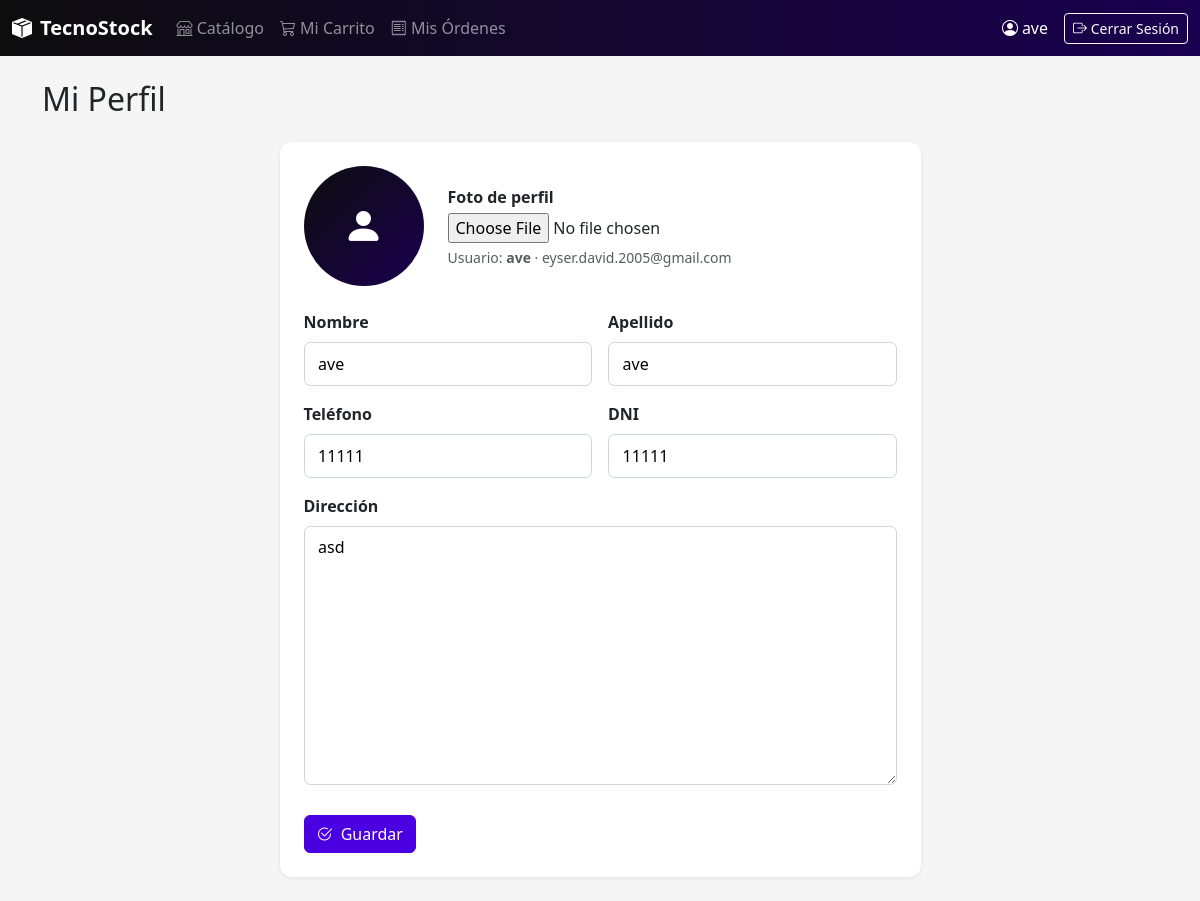
/shop/perfil/ (signed in), run on the app's committed database.
### shop/models.py (models this page shows, shortened)
class PerfilCliente(models.Model):
    user = models.OneToOneField(User, on_delete=models.CASCADE, related_name='perfil')
    first_name = models.CharField(max_length=100, blank=True)
    last_name = models.CharField(max_length=100, blank=True)
    phone = models.CharField(max_length=20, blank=True)
    address = models.TextField(blank=True)
    dni = models.CharField(max_length=20, blank=True)
    avatar = models.ImageField(upload_to='avatars/', null=True, blank=True)

### shop/views.py (the view, shortened to what this page needs)
# urls.py: path('perfil/', views.PerfilView.as_view(), name='perfil'),
class PerfilView(LoginRequiredMixin, UpdateView):
    model = PerfilCliente
    fields = ['first_name', 'last_name', 'phone', 'address', 'dni', 'avatar']
    template_name = 'shop/perfil.html'
    success_url = reverse_lazy('shop:perfil')
    def get_object(self):
        return self.request.user.perfil

### billing/context_processors.py (called while the page is built)
def notifications_processor(request):
    if request.user.is_authenticated:
        from .views import get_notifications, get_unread_notifications_count
        notifications = get_notifications(request.user)
        return {
            'notifications': notifications,
            'notifications_count': get_unread_notifications_count(request.user, request),
        }
    return {'notifications': [], 'notifications_count': 0}

### billing/views.py (called while the page is built, shortened)
def get_notifications(user):
    notifications = []
    is_admin = user.is_superuser or user.groups.filter(name='Administrador').exists()
    is_vendedor = user.groups.filter(name='Vendedor').exists()
    is_analista = user.groups.filter(name='Analista de Compras').exists()
    if not (is_admin or is_vendedor or is_analista):
        return notifications

def get_unread_notifications_count(user, request):
    notifications = get_notifications(user)
    leidas = set(request.session.get('notif_leidas', []))
    return sum(1 for n in notifications if _notification_key(n) not in leidas)

### security/templatetags/security_tags.py (called while the page is built)
@register.filter(name='has_group')
def has_group(user, group_name):
    if not user.is_authenticated:
        return False
    if user.is_superuser:      # el superusuario ve todo
        return True
    return user.groups.filter(name=group_name).exists()

### shop/context_processors.py (called while the page is built)
def cart(request):
    items = request.session.get('cart', {})
    count = sum(item.get('quantity', 0) for item in items.values())
    return {'cart_items_count': count}

### shop/templates/shop/perfil.html (shortened to what this page needs)
{% extends 'shop/base_shop.html' %}
{% load static %}
{% block content %}
<h2 class="mb-4">Mi Perfil</h2>
<div class="row justify-content-center">
  <div class="col-lg-7">
    <div class="card perfil-card">
      <div class="card-body p-4">
        <form method="post" enctype="multipart/form-data" id="perfilForm">
          <div class="d-flex align-items-center gap-4 mb-4">
            {% if object.avatar %}
            <img src="{{ object.avatar.url }}" alt="Avatar" class="avatar-preview" id="avatarPreview">
            {% else %}
            <div class="avatar-placeholder" id="avatarPlaceholder">
              <i class="bi bi-person-fill"></i>
            </div>
            {% endif %}
            <div>
              <label class="form-label fw-semibold d-block mb-1">Foto de perfil</label>
              {{ form.avatar }}
              <div class="form-text">Usuario: <strong>{{ user.username }}</strong> &middot; {{ user.email }}</div>
            </div>
          </div>
          <div class="row g-3">
            <div class="col-md-6">
              <label class="form-label fw-semibold">Nombre</label>
              {{ form.first_name }}
            </div>
            <div class="col-md-6">
              <label class="form-label fw-semibold">Apellido</label>
              {{ form.last_name }}
            </div>
            <div class="col-md-6">
              <label class="form-label fw-semibold">Teléfono</label>
              {{ form.phone }}
            </div>
            <div class="col-md-6">
              <label class="form-label fw-semibold">DNI</label>
              {{ form.dni }}
            </div>
            <div class="col-12">
              <label class="form-label fw-semibold">Dirección</label>
              {{ form.address }}
            </div>
          </div>
          <div class="mt-4">
            <button type="submit" class="btn btn-primary">
              <i class="bi bi-check2-circle me-1"></i> Guardar
            </button>
          </div>
        </form>
      </div>
    </div>
  </div>
</div>
{% endblock %}

### shop/templates/shop/base_shop.html (shortened to what this page needs)
{% load security_tags %}
{% load static %}
<!DOCTYPE html>
<html lang="es">
<head>
  <link href="https://cdn.jsdelivr.net/npm/bootstrap@5.3.0/dist/css/bootstrap.min.css" rel="stylesheet">
  <link href="https://cdn.jsdelivr.net/npm/bootstrap-icons@1.11.3/font/bootstrap-icons.css" rel="stylesheet">
  <link href="{% static 'css/theme.css' %}" rel="stylesheet">
</head>
<body>
<nav class="navbar navbar-expand-lg navbar-dark" style="background: linear-gradient(90deg, #0D0D0D, #1a0050);">
  <div class="container-fluid">
    <a class="navbar-brand fw-bold d-flex align-items-center gap-2" href="{% url 'shop:catalog' %}">
      <i class="bi bi-box-seam-fill"></i> TecnoStock
    </a>
    <div class="collapse navbar-collapse" id="shopNavbar">
      <ul class="navbar-nav me-auto mb-2 mb-lg-0">
        <li class="nav-item">
          <a class="nav-link {% if request.resolver_match.url_name == 'catalog' %}active{% endif %}" href="{% url 'shop:catalog' %}">
            <i class="bi bi-shop"></i> Catálogo
          </a>
        </li>
        {% if user.is_authenticated %}
        <li class="nav-item">
          <a class="nav-link {% if request.resolver_match.url_name == 'cart' %}active{% endif %}" href="{% url 'shop:cart' %}">
            <i class="bi bi-cart3"></i> Mi Carrito
          </a>
        </li>
        <li class="nav-item">
          <a class="nav-link {% if request.resolver_match.url_name == 'mis_ordenes' %}active{% endif %}" href="{% url 'shop:mis_ordenes' %}">
            <i class="bi bi-receipt"></i> Mis Órdenes
          </a>
        </li>
        {% endif %}
      </ul>
      <ul class="navbar-nav align-items-lg-center gap-lg-2">
        {% if user.is_authenticated %}
          <li class="nav-item">
            <a class="nav-link d-flex align-items-center gap-1 {% if request.resolver_match.url_name == 'perfil' %}active{% endif %}" href="{% url 'shop:perfil' %}">
              {% if user.perfil.avatar %}
              <img src="{{ user.perfil.avatar.url }}" alt="Avatar" class="rounded-circle" style="width: 24px; height: 24px; object-fit: cover;">
              {% else %}
              <i class="bi bi-person-circle"></i>
              {% endif %}
              {{ user.first_name|default:user.username }}
            </a>
          </li>
          <li class="nav-item">
            <form method="post" action="{% url 'security:logout' %}" class="d-inline">
              <button type="submit" class="btn btn-outline-light btn-sm">
                <i class="bi bi-box-arrow-right"></i> Cerrar Sesión
              </button>
            </form>
          </li>
        {% else %}
          <li class="nav-item">
            <a class="btn btn-outline-light btn-sm" href="{% url 'security:login' %}">
              <i class="bi bi-box-arrow-in-right"></i> Iniciar sesión
            </a>
          </li>
        {% endif %}
      </ul>
    </div>
  </div>
</nav>
<main class="container py-4">
  {% block content %}{% endblock %}
</main>
</body>
</html>

### static/css/theme.css (style rules this page uses)
:root { --primary: #4A00E0; --secondary: #8E2DE2; --dark: #0D0D0D; --gray: #2D2D2D; --gray-light: #F5F5F5; --white: #FFFFFF; --accent: #7B2FFF; --primary-dark: #350099; }
body { background-color: var(--gray-light); }
* { outline: none !important; }
.btn-primary { background-color: var(--primary); border-color: var(--primary); transition: background-color .25s ease, border-color .25s ease, transform .15s ease; }
.card { box-shadow: 0 2px 8px rgba(74, 0, 224, 0.15); border: none; border-radius: 10px; }

### shop/templates/shop/perfil.html (style rules this page uses)
.perfil-card { border: none; border-radius: .75rem; box-shadow: 0 1px 4px rgba(0, 0, 0, .08); }
.avatar-placeholder { width: 120px; height: 120px; border-radius: 50%; background: linear-gradient(135deg, #0D0D0D, #1a0050); color: #fff; display: flex; align-items: center; justify-content: center; font-size: 2.5rem; }
#perfilForm input[type="text"], #perfilForm textarea { width: 100%; padding: .55rem .85rem; border: 1px solid #ced4da; border-radius: .4rem; font-size: 1rem; }

### data on the page
PerfilCliente: first_name "ave", last_name "ave", phone "11111", dni "11111", address "asd"

### other printed values
{{ user.first_name|default:user.username }} "ave"
{{ user.username }} "ave"
{{ user.email }} "eyser.david.2005@gmail.com"
